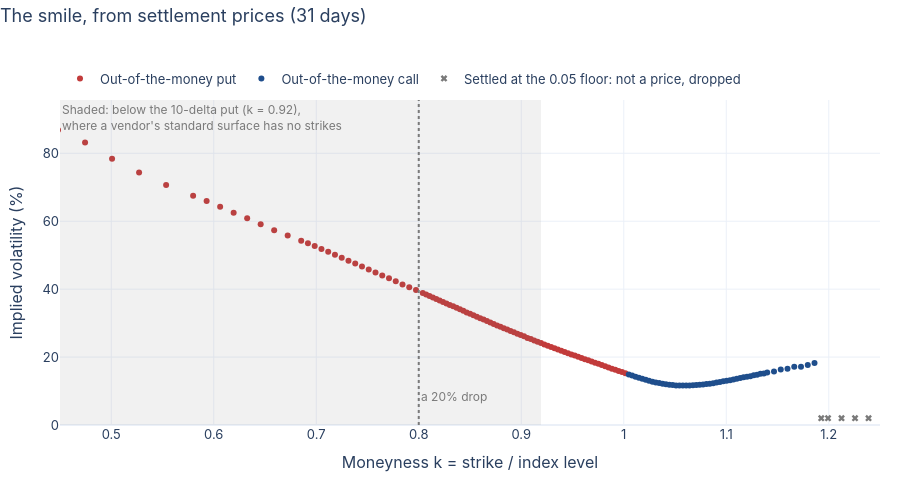

The notebook cell saved with this chart:
### Markdown cell above
## 6. The smile, and the surface

A price is hard to compare across strikes; an implied volatility is not.
`smile.surface_from_chain` inverts each out-of-the-money settlement, puts
below the forward and calls above it, to the volatility that makes the
Black-76 formula return it (the `black_scholes` module explains the
formula for options on a future). The strike becomes moneyness,
$k = K / S$, so that a strike and a gross return are the same number: a
20% drop is $k = 0.8$.

Not every settlement is usable. CME's smallest price increment is 0.05
index points, and a far out-of-the-money option that settles at 0.05 is
marked at a floor, not priced; inverting it would give a meaningless
volatility. The pull keeps those rows, since they are what the exchange
published, and `surface_from_chain` drops them (the grey crosses).

### Code cell
figures.fig_smile(chain, surface, rate).show()
